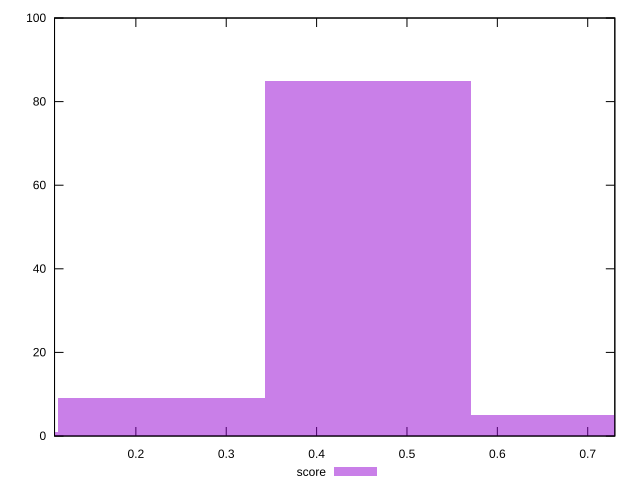

Here is the gnuplot script that generated this plot:
reset

$score <<EOF
0 1
0.22844276780461878 9
0.45688553560923756 85
0.6853283034138563 5
EOF

set key outside below
set boxwidth 0.22844276780461878
set xrange [0.11:0.73]
set yrange [0:100]
set trange [0:100]
set style fill transparent solid 0.5 noborder
set terminal svg size 640, 490 enhanced background rgb 'white'
set output "report_00019_2021-02-10T18-14-37.922Z//speed-index/samples/pages/score/histogram.svg"

plot $score title "score" with boxes

reset
